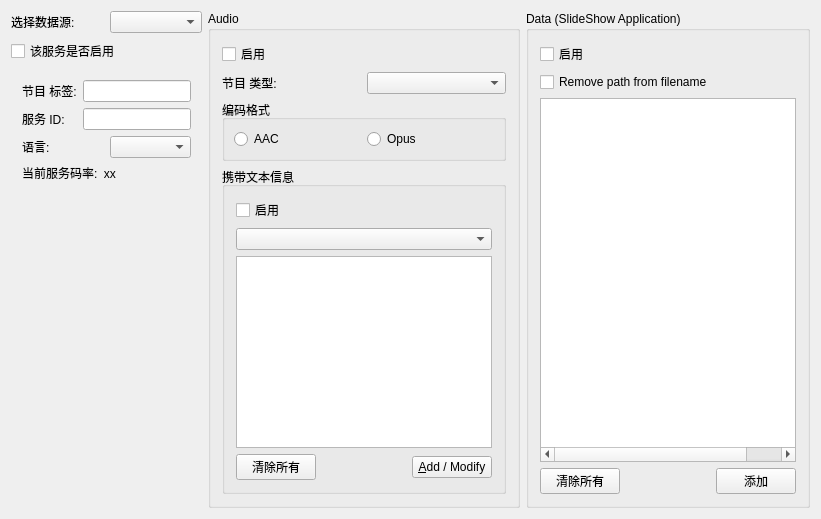
          <widget class="QWidget" name="tabService2">
           <attribute name="title">
            <string>服务 2</string>
           </attribute>
           <layout class="QHBoxLayout" name="horizontalLayout">
            <item>
             <layout class="QVBoxLayout" name="verticalLayout_13">
              <item>
               <layout class="QHBoxLayout" name="_9">
                <property name="spacing">
                 <number>6</number>
                </property>
                <property name="leftMargin">
                 <number>0</number>
                </property>
                <property name="topMargin">
                 <number>0</number>
                </property>
                <property name="rightMargin">
                 <number>0</number>
                </property>
                <property name="bottomMargin">
                 <number>0</number>
                </property>
                <item>
                 <widget class="QLabel" name="TextLabelProgramType_4">
                  <property name="text">
                   <string>选择数据源:</string>
                  </property>
                  <property name="wordWrap">
                   <bool>false</bool>
                  </property>
                 </widget>
                </item>
                <item>
                 <widget class="QComboBox" name="ComboBoxSelectiveSource2"/>
                </item>
               </layout>
              </item>
              <item>
               <widget class="QCheckBox" name="CheckBoxEnableService_2">
                <property name="enabled">
                 <bool>true</bool>
                </property>
                <property name="sizePolicy">
                 <sizepolicy hsizetype="Minimum" vsizetype="Minimum">
                  <horstretch>0</horstretch>
                  <verstretch>0</verstretch>
                 </sizepolicy>
                </property>
                <property name="text">
                 <string>该服务是否启用</string>
                </property>
                <property name="checked">
                 <bool>false</bool>
                </property>
                <property name="tristate">
                 <bool>false</bool>
                </property>
               </widget>
              </item>
              <item>
               <layout class="QVBoxLayout" name="_2">
                <property name="spacing">
                 <number>6</number>
                </property>
                <property name="leftMargin">
                 <number>11</number>
                </property>
                <property name="topMargin">
                 <number>11</number>
                </property>
                <property name="rightMargin">
                 <number>11</number>
                </property>
                <property name="bottomMargin">
                 <number>11</number>
                </property>
                <item>
                 <layout class="QHBoxLayout" name="_10">
                  <property name="spacing">
                   <number>6</number>
                  </property>
                  <property name="leftMargin">
                   <number>0</number>
                  </property>
                  <property name="topMargin">
                   <number>0</number>
                  </property>
                  <property name="rightMargin">
                   <number>0</number>
                  </property>
                  <property name="bottomMargin">
                   <number>0</number>
                  </property>
                  <item>
                   <widget class="QLabel" name="TextLabelServiceLabel_2">
                    <property name="text">
                     <string>节目 标签:</string>
                    </property>
                    <property name="wordWrap">
                     <bool>false</bool>
                    </property>
                   </widget>
                  </item>
                  <item>
                   <widget class="QLineEdit" name="LineEditServiceLabel_2">
                    <property name="sizePolicy">
                     <sizepolicy hsizetype="Preferred" vsizetype="Fixed">
                      <horstretch>0</horstretch>
                      <verstretch>0</verstretch>
                     </sizepolicy>
                    </property>
                   </widget>
                  </item>
                 </layout>
                </item>
                <item>
                 <layout class="QHBoxLayout" name="_11">
                  <property name="spacing">
                   <number>6</number>
                  </property>
                  <property name="leftMargin">
                   <number>0</number>
                  </property>
                  <property name="topMargin">
                   <number>0</number>
                  </property>
                  <property name="rightMargin">
                   <number>0</number>
                  </property>
                  <property name="bottomMargin">
                   <number>0</number>
                  </property>
                  <item>
                   <widget class="QLabel" name="TextLabelServiceID_2">
                    <property name="text">
                     <string>服务 ID:</string>
                    </property>
                    <property name="wordWrap">
                     <bool>false</bool>
                    </property>
                   </widget>
                  </item>
                  <item>
                   <widget class="QLineEdit" name="LineEditServiceID_2">
                    <property name="sizePolicy">
                     <sizepolicy hsizetype="Preferred" vsizetype="Fixed">
                      <horstretch>0</horstretch>
                      <verstretch>0</verstretch>
                     </sizepolicy>
                    </property>
                   </widget>
                  </item>
                 </layout>
                </item>
                <item>
                 <layout class="QHBoxLayout" name="_12">
                  <property name="spacing">
                   <number>6</number>
                  </property>
                  <property name="leftMargin">
                   <number>0</number>
                  </property>
                  <property name="topMargin">
                   <number>0</number>
                  </property>
                  <property name="rightMargin">
                   <number>0</number>
                  </property>
                  <property name="bottomMargin">
                   <number>0</number>
                  </property>
                  <item>
                   <widget class="QLabel" name="TextLabelServiceLanguage_2">
                    <property name="text">
                     <string>语言:</string>
                    </property>
                    <property name="wordWrap">
                     <bool>false</bool>
                    </property>
                   </widget>
                  </item>
                  <item>
                   <widget class="QComboBox" name="ComboBoxLanguage_2"/>
                  </item>
                 </layout>
                </item>
                <item>
                 <widget class="QLabel" name="label_11">
                  <property name="text">
                   <string>当前服务码率:  xx</string>
                  </property>
                 </widget>
                </item>
                <item>
                 <spacer name="Spacer3_2">
                  <property name="orientation">
                   <enum>Qt::Vertical</enum>
                  </property>
                  <property name="sizeType">
                   <enum>QSizePolicy::MinimumExpanding</enum>
                  </property>
                  <property name="sizeHint" stdset="0">
                   <size>
                    <width>20</width>
                    <height>20</height>
                   </size>
                  </property>
                 </spacer>
                </item>
               </layout>
              </item>
             </layout>
            </item>
            <item>
             <widget class="QGroupBox" name="GroupBoxAudio_2">
              <property name="title">
               <string>Audio</string>
              </property>
              <layout class="QVBoxLayout" name="_13">
               <property name="spacing">
                <number>6</number>
               </property>
               <property name="leftMargin">
                <number>11</number>
               </property>
               <property name="topMargin">
                <number>11</number>
               </property>
               <property name="rightMargin">
                <number>11</number>
               </property>
               <property name="bottomMargin">
                <number>11</number>
               </property>
               <item>
                <widget class="QCheckBox" name="CheckBoxEnableAudio_2">
                 <property name="enabled">
                  <bool>true</bool>
                 </property>
                 <property name="text">
                  <string>启用</string>
                 </property>
                 <property name="checked">
                  <bool>false</bool>
                 </property>
                </widget>
               </item>
               <item>
                <layout class="QHBoxLayout" name="_17">
                 <property name="spacing">
                  <number>6</number>
                 </property>
                 <property name="leftMargin">
                  <number>0</number>
                 </property>
                 <property name="topMargin">
                  <number>0</number>
                 </property>
                 <property name="rightMargin">
                  <number>0</number>
                 </property>
                 <property name="bottomMargin">
                  <number>0</number>
                 </property>
                 <item>
                  <widget class="QLabel" name="TextLabelProgramType_2">
                   <property name="text">
                    <string>节目 类型:</string>
                   </property>
                   <property name="wordWrap">
                    <bool>false</bool>
                   </property>
                  </widget>
                 </item>
                 <item>
                  <widget class="QComboBox" name="ComboBoxProgramType_2"/>
                 </item>
                </layout>
               </item>
               <item>
                <widget class="QGroupBox" name="GroupBoxCodec_2">
                 <property name="title">
                  <string>编码格式</string>
                 </property>
                 <layout class="QHBoxLayout" name="_18">
                  <item>
                   <widget class="QRadioButton" name="RadioButtonAAC_2">
                    <property name="text">
                     <string>AAC</string>
                    </property>
                   </widget>
                  </item>
                  <item>
                   <widget class="QRadioButton" name="RadioButtonOPUS_2">
                    <property name="text">
                     <string>Opus</string>
                    </property>
                   </widget>
                  </item>
                  <item>
                   <spacer name="horizontalSpacer_3">
                    <property name="orientation">
                     <enum>Qt::Horizontal</enum>
                    </property>
                    <property name="sizeType">
                     <enum>QSizePolicy::Minimum</enum>
                    </property>
                    <property name="sizeHint" stdset="0">
                     <size>
                      <width>0</width>
                      <height>20</height>
                     </size>
                    </property>
                   </spacer>
                  </item>
                 </layout>
                </widget>
               </item>
               <item>
                <widget class="QGroupBox" name="GroupBoxTextMessage_2">
                 <property name="title">
                  <string>携带文本信息</string>
                 </property>
                 <layout class="QVBoxLayout" name="_19">
                  <property name="spacing">
                   <number>6</number>
                  </property>
                  <property name="leftMargin">
                   <number>11</number>
                  </property>
                  <property name="topMargin">
                   <number>11</number>
                  </property>
                  <property name="rightMargin">
                   <number>11</number>
                  </property>
                  <property name="bottomMargin">
                   <number>11</number>
                  </property>
                  <item>
                   <widget class="QCheckBox" name="CheckBoxEnableTextMessage_2">
                    <property name="enabled">
                     <bool>true</bool>
                    </property>
                    <property name="text">
                     <string>启用</string>
                    </property>
                    <property name="checked">
                     <bool>false</bool>
                    </property>
                   </widget>
                  </item>
                  <item>
                   <widget class="QComboBox" name="ComboBoxTextMessage_2"/>
                  </item>
                  <item>
                   <widget class="QTextEdit" name="MultiLineEditTextMessage_2">
                    <property name="tabChangesFocus">
                     <bool>true</bool>
                    </property>
                    <property name="acceptRichText">
                     <bool>false</bool>
                    </property>
                   </widget>
                  </item>
                  <item>
                   <layout class="QHBoxLayout" name="_20">
                    <property name="spacing">
                     <number>6</number>
                    </property>
                    <property name="leftMargin">
                     <number>0</number>
                    </property>
                    <property name="topMargin">
                     <number>0</number>
                    </property>
                    <property name="rightMargin">
                     <number>0</number>
                    </property>
                    <property name="bottomMargin">
                     <number>0</number>
                    </property>
                    <item>
                     <widget class="QPushButton" name="PushButtonClearAllText_2">
                      <property name="text">
                       <string>清除所有</string>
                      </property>
                     </widget>
                    </item>
                    <item>
                     <spacer name="Spacer2_3">
                      <property name="orientation">
                       <enum>Qt::Horizontal</enum>
                      </property>
                      <property name="sizeType">
                       <enum>QSizePolicy::Expanding</enum>
                      </property>
                      <property name="sizeHint" stdset="0">
                       <size>
                        <width>20</width>
                        <height>20</height>
                       </size>
                      </property>
                     </spacer>
                    </item>
                    <item>
                     <widget class="QPushButton" name="PushButtonAddText_2">
                      <property name="text">
                       <string>&amp;Add / Modify</string>
                      </property>
                     </widget>
                    </item>
                   </layout>
                  </item>
                 </layout>
                </widget>
               </item>
              </layout>
             </widget>
            </item>
            <item>
             <widget class="QGroupBox" name="GroupBoxData_2">
              <property name="title">
               <string>Data (SlideShow Application)</string>
              </property>
              <layout class="QVBoxLayout" name="_21">
               <property name="spacing">
                <number>6</number>
               </property>
               <property name="leftMargin">
                <number>11</number>
               </property>
               <property name="topMargin">
                <number>11</number>
               </property>
               <property name="rightMargin">
                <number>11</number>
               </property>
               <property name="bottomMargin">
                <number>11</number>
               </property>
               <item>
                <widget class="QCheckBox" name="CheckBoxEnableData_2">
                 <property name="enabled">
                  <bool>true</bool>
                 </property>
                 <property name="text">
                  <string>启用</string>
                 </property>
                 <property name="checked">
                  <bool>false</bool>
                 </property>
                </widget>
               </item>
               <item>
                <widget class="QCheckBox" name="CheckBoxRemovePath_2">
                 <property name="text">
                  <string>Remove path from filename</string>
                 </property>
                </widget>
               </item>
               <item>
                <widget class="QTreeWidget" name="TreeWidgetFileNames_2">
                 <property name="autoScroll">
                  <bool>false</bool>
                 </property>
                 <property name="editTriggers">
                  <set>QAbstractItemView::NoEditTriggers</set>
                 </property>
                 <property name="alternatingRowColors">
                  <bool>true</bool>
                 </property>
                 <property name="selectionMode">
                  <enum>QAbstractItemView::NoSelection</enum>
                 </property>
                 <property name="selectionBehavior">
                  <enum>QAbstractItemView::SelectRows</enum>
                 </property>
                 <property name="verticalScrollMode">
                  <enum>QAbstractItemView::ScrollPerPixel</enum>
                 </property>
                 <property name="horizontalScrollMode">
                  <enum>QAbstractItemView::ScrollPerPixel</enum>
                 </property>
                 <property name="indentation">
                  <number>0</number>
                 </property>
                 <property name="rootIsDecorated">
                  <bool>false</bool>
                 </property>
                 <property name="uniformRowHeights">
                  <bool>true</bool>
                 </property>
                 <attribute name="headerVisible">
                  <bool>false</bool>
                 </attribute>
                 <attribute name="headerStretchLastSection">
                  <bool>false</bool>
                 </attribute>
                 <column>
                  <property name="text">
                   <string>File Name</string>
                  </property>
                 </column>
                 <column>
                  <property name="text">
                   <string>Size [KB]</string>
                  </property>
                 </column>
                 <column>
                  <property name="text">
                   <string>Full Path</string>
                  </property>
                 </column>
                </widget>
               </item>
               <item>
                <layout class="QHBoxLayout" name="_22">
                 <property name="spacing">
                  <number>6</number>
                 </property>
                 <property name="leftMargin">
                  <number>0</number>
                 </property>
                 <property name="topMargin">
                  <number>0</number>
                 </property>
                 <property name="rightMargin">
                  <number>0</number>
                 </property>
                 <property name="bottomMargin">
                  <number>0</number>
                 </property>
                 <item>
                  <widget class="QPushButton" name="PushButtonClearAllFileNames_2">
                   <property name="text">
                    <string>清除所有</string>
                   </property>
                  </widget>
                 </item>
                 <item>
                  <spacer name="Spacer2_4">
                   <property name="orientation">
                    <enum>Qt::Horizontal</enum>
                   </property>
                   <property name="sizeType">
                    <enum>QSizePolicy::Expanding</enum>
                   </property>
                   <property name="sizeHint" stdset="0">
                    <size>
                     <width>20</width>
                     <height>20</height>
                    </size>
                   </property>
                  </spacer>
                 </item>
                 <item>
                  <widget class="QPushButton" name="PushButtonAddFile_2">
                   <property name="text">
                    <string>添加</string>
                   </property>
                  </widget>
                 </item>
                </layout>
               </item>
              </layout>
             </widget>
            </item>
           </layout>
          </widget>
